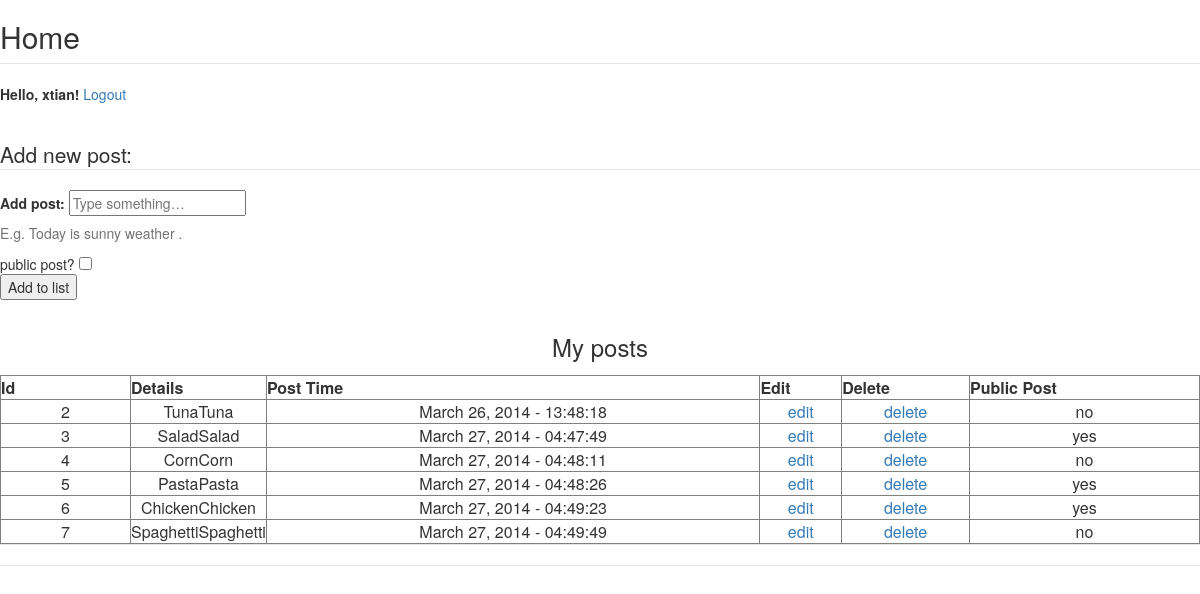
Page /Blog/home.php (signed in) on the committed database.
### tables this page shows
CREATE TABLE IF NOT EXISTS `list` (
  `id` int(11) NOT NULL AUTO_INCREMENT,
  `title` text NOT NULL,
  `details` text NOT NULL,
  `date_posted` varchar(30) NOT NULL,
  `time_posted` time NOT NULL,
  `date_edited` varchar(30) NOT NULL,
  `time_edited` time NOT NULL,
  `public` varchar(5) NOT NULL,
  PRIMARY KEY (`id`)
);

### Blog/home.php (the view, shortened to what this page needs)
<html>
<head>
<link rel="stylesheet" href="http://maxcdn.bootstrapcdn.com/bootstrap/3.3.6/css/bootstrap.min.css">
</head>
<?php
    $user = $_SESSION['user'];
    ?>
<body>
    <legend><h2>Home</h2></legend>
    <label><p>Hello, <?php Print "$user"?>!</p></label>
    <a href="logout.php">Logout</a><br/><br/>
    <form action="add.php" method="POST">
        <fieldset>
        <legend>Add new post:</legend>
        <label>Add post:</label>
        <input type="text" placeholder="Type something…"name="details">
        <span class="help-block">E.g. Today is sunny weather .</span>
        public post? <input type="checkbox" name="public[]" value="yes"/><br/>
        <input type="submit" value="Add to list"/>
        </fieldset>
    </form>
    <fieldset>
        <legend><h3 align="center">My posts</h3><legend>
        <table border="1px" width="100%">
        <col width="130">
        <col width="80">
        <tr>
        <th>Id</th>
        <th>Details</th>
        <th>Post Time</th>
        <th>Edit</th>
        <th>Delete</th>
        <th>Public Post</th>
        </tr>
</fieldset>
        <?php
				$query = mysql_query("Select * from list");
				while($row = mysql_fetch_array($query)) {
                    Print "<tr>";
                    Print '<td align="center">'. $row['id'] . "</td>";
                    Print '<td align="center">'. $row['details'] .shortDescription($row['details'])."</td>";
                    Print '<td align="center">'. $row['date_posted']. " - ". $row['time_posted']."</td>";
                    Print '<td align="center"><a href="edit.php?id='. $row['id'] .'">edit</a> </td>';
                    Print '<td align="center"><a href="#" onclick="myFunction('.$row['id'].')">delete</a> </td>';
                    Print '<td align="center">'. $row['public']. "</td>";
                    Print "</tr>";
                }
            ?>
<?php
    function shortDescription($fullDescription) {
        $shortDescription = ”;
        $fullDescription = trim(strip_tags($fullDescription));
        if ($fullDescription) {
            $initialCount = 155;
            if (strlen($fullDescription) > $initialCount) {
                $shortDescription = substr($fullDescription,0,$initialCount)."...";
            }
            else {
                return $fullDescription;
            }
        }
        return $shortDescription;
    }
?>
</body>
</html>

### rows in the picture
list: id "2", details "Tuna", date_posted "March 26, 2014", time_posted "13:48:18", public "no"
list: id "3", details "Salad", date_posted "March 27, 2014", time_posted "04:47:49", public "yes"
list: id "4", details "Corn", date_posted "March 27, 2014", time_posted "04:48:11", public "no"
list: id "5", details "Pasta", date_posted "March 27, 2014", time_posted "04:48:26", public "yes"
list: id "6", details "Chicken", date_posted "March 27, 2014", time_posted "04:49:23", public "yes"
list: id "7", details "Spaghetti", date_posted "March 27, 2014", time_posted "04:49:49", public "no"

### other values in the picture
$user "xtian"
